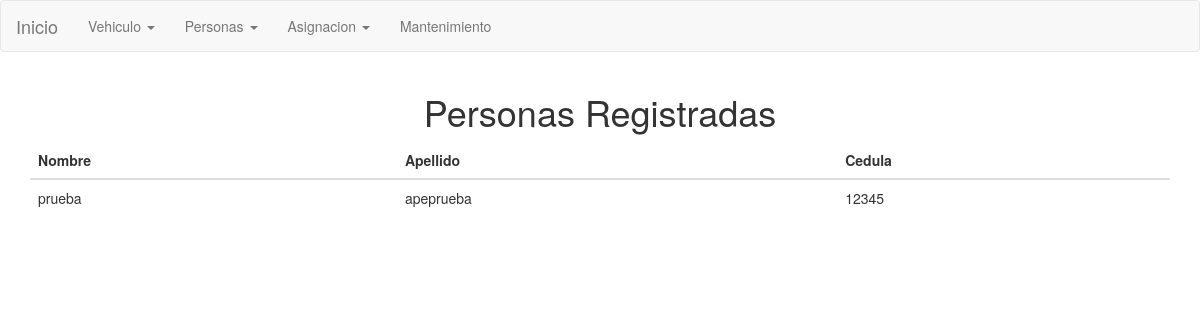
The page /?view=personas on the database as committed earlier.
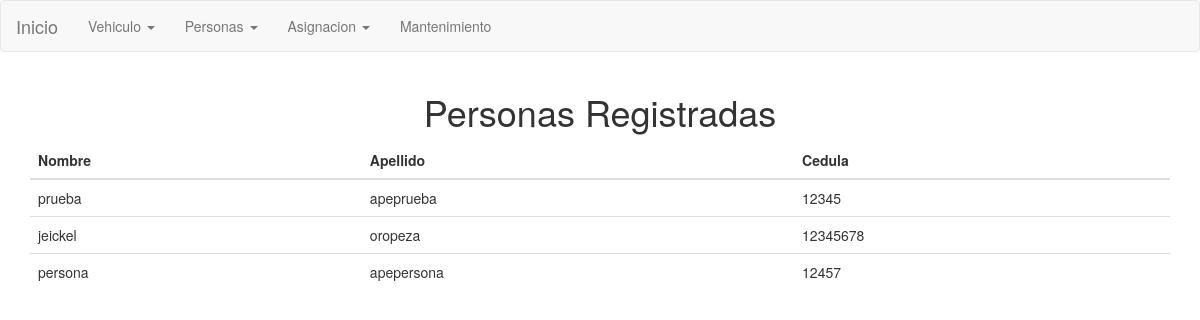
The same page on the database as committed later.
### tables this page shows
CREATE TABLE IF NOT EXISTS `persona` (
`id` int(200) NOT NULL,
  `nombre` varchar(30) NOT NULL,
  `apellido` varchar(30) NOT NULL,
  `cedula` int(20) NOT NULL
);

### core/bin/functions/Personas.php (called while the page is built, shortened)
<?php
  function Personas() {
    $db = new Conexion();
    $sql = $db->query("SELECT * FROM persona;");
    if ($db->rows($sql) > 0) {
      while ($data = $db->recorrer($sql)) {
        $personas[$data['id']] = $data;
      }
    }else {
      $personas = false;
    }
    return $personas;
  }
 ?>

### core/core.php (called while the page is built, shortened)
<?php
  require('core/models/class.Conexion.php');
  require('core/bin/functions/Personas.php');
  $_personas = Personas();
 ?>

### core/models/class.Conexion.php (called while the page is built, shortened)
<?php
  class Conexion extends mysqli {
    public function rows($query){
      return mysqli_num_rows($query);
    }
    public function liberar($query){
      return mysqli_free_result($query);
    }
    public function recorrer($query){
      return mysqli_fetch_array($query);
    }
  }
 ?>

### views/template/allpersonas.php (the view, shortened to what this page needs)
<?php include('views/overall/header.php'); ?>
<body>
  <?php include('views/overall/topnav.php'); ?>
    <div class="col-sm-12">
        <center><h1>Personas Registradas</h1></center>
          <div class="col-md-12">
            <?php
            if(false != $_personas) {
             $HTML = '<table class="table table-hover"><thead><tr>
             <th>Nombre</th>
             <th>Apellido</th>
             <th>Cedula</th>
             </tr></thead>
             <tbody>';
              foreach($_personas as $id_persona => $persona_array) {
                  $HTML .= '<tr>
                    <td>'.$_personas[$id_persona]['nombre'].'</td>
                    <td>'.$_personas[$id_persona]['apellido'].'</td>
                    <td>'.$_personas[$id_persona]['cedula'].'</td>
                  </tr>';
              }
              $HTML .= '</tbody></table>';
            } else {
              $HTML = '<div class="alert alert-dismissible alert-info"><strong>INFORMACIÓN: </strong> Todavía no existe ninguna persona registrada.</div>';
            }
            echo $HTML;
            ?>
          </div>
    </div>
</body>
</html>

Rows that differ between the two databases and show on the page:
added persona: nombre "jeickel", apellido "oropeza", cedula "12345678"
added persona: nombre "persona", apellido "apepersona", cedula "12457"
